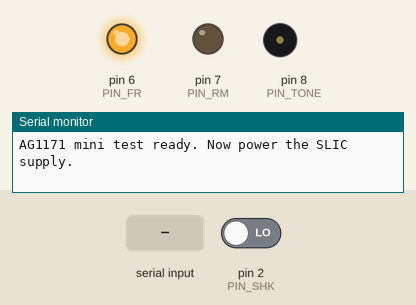
A sketch run on a simulated Arduino Uno, built with avr-gcc and run on an emulated ATmega328P. Parts: output pins drawn as LEDs (lit = HIGH), buzzer (waves = sounding), the last lines printed to the serial monitor. The inputs (shaded band) are chosen by the test bench; at power-on: pin 2 (PIN_SHK) LOW.

Above: at 1.2 s.
1.3 s: pin 2 (PIN_SHK) driven HIGH
At 1.8 s:
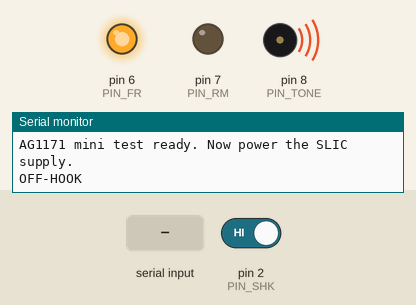
6.0 s: byte 98 ('b') received over Serial
At 8.3 s:
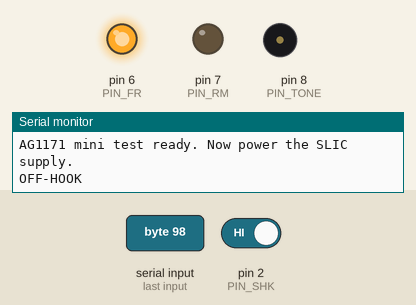
Timing chart, 0 to 9.8 s (numbered marks = the images above; inputs shaded):
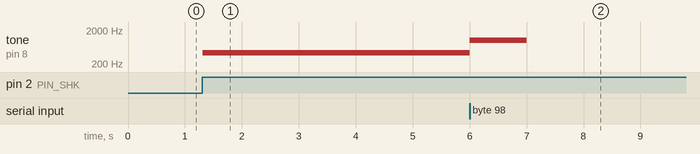

The sketch:

ag1171_minitest.ino
```cpp
// AG1171 minimal bench test for Arduino UNO (5 V logic, no level shifting needed).
//
// What it does:
//   lift handset  -> 425 Hz tone in the earpiece (Nordic dial tone frequency)
//   dial a digit  -> tone stops, Serial shows pulse count and break times, N beeps come back
//   hang up       -> tone stops
//
// Serial 9600 baud. Commands:
//   b  1 kHz beep for 1 s (only audible while the handset is lifted)
//   m  mic level (needs the optional mic wiring on A0)
//   r  ring once (disabled until RING_ENABLED is true)
//
// PD (AG1171 pin 14) is NOT connected. Never drive it high.
// F/R idles HIGH, RM idles LOW, per the datasheet.

const uint8_t PIN_SHK  = 2;   // from AG1171 pin 5 (SHK)
const uint8_t PIN_FR   = 6;   // to AG1171 pin 3 (F/R), with 10k pull-up to 5 V
const uint8_t PIN_RM   = 7;   // to AG1171 pin 4 (RM), with 10k pull-down to GND
const uint8_t PIN_TONE = 8;   // to 10k / 1k divider, then 10 nF, then AG1171 pin 9 (VIN)
const uint8_t PIN_MIC  = A0;  // optional: AG1171 pin 10 via 100 nF, biased with 2 x 100k

// Set true ONLY after the Figure 4 protection circuit is built.
const bool RING_ENABLED = false;

const unsigned long DEBOUNCE_MS  = 10;    // datasheet: SHK needs 10 ms persistence
const unsigned long HANGUP_MS    = 300;   // a break longer than this is a hang-up
const unsigned long DIGIT_GAP_MS = 300;   // this long after the last pulse = digit finished
const unsigned int  DIAL_TONE_HZ = 425;

bool rawLast = false;
bool shk = false;                 // debounced SHK, true = off-hook loop current
unsigned long rawChangedAt = 0;
bool offHook = false;
unsigned long breakStart = 0;
unsigned long lastPulseAt = 0;
unsigned long lastRingEnd = 0;
uint8_t pulses = 0;
unsigned int breaks[12];

void setup() {
  digitalWrite(PIN_FR, HIGH); pinMode(PIN_FR, OUTPUT);   // F/R idles high (forward)
  digitalWrite(PIN_RM, LOW);  pinMode(PIN_RM, OUTPUT);   // RM low except during ringing
  pinMode(PIN_SHK, INPUT);
  Serial.begin(9600);
  Serial.println(F("AG1171 mini test ready. Now power the SLIC supply."));
}

void onShkEdge(unsigned long now) {
  if (shk) {                                   // went high
    if (!offHook) {
      offHook = true;
      pulses = 0;
      Serial.println(F("OFF-HOOK"));
      tone(PIN_TONE, DIAL_TONE_HZ);
    } else {                                   // end of a break = one pulse
      unsigned long b = now - breakStart;
      if (b < HANGUP_MS) {
        if (pulses < 12) breaks[pulses] = b;
        pulses++;
        lastPulseAt = now;
      }
    }
  } else {                                     // went low
    breakStart = now;
    if (offHook) noTone(PIN_TONE);             // dial tone stops at the first break
  }
}

void reportDigit() {
  Serial.print(F("pulses="));
  Serial.print(pulses);
  Serial.print(F("  standard digit="));
  Serial.print(pulses == 10 ? 0 : pulses);
  Serial.print(F("  sweden_legacy digit="));
  Serial.print((int)pulses - 1);
  Serial.print(F("  breaks(ms):"));
  for (uint8_t i = 0; i < pulses && i < 12; i++) {
    Serial.print(' ');
    Serial.print(breaks[i]);
  }
  Serial.println();
  uint8_t n = pulses;
  pulses = 0;
  delay(300);
  for (uint8_t i = 0; i < n; i++) {            // N pulses -> N beeps
    tone(PIN_TONE, 1000, 120);
    delay(260);
  }
}

void micLevel() {
  int lo = 1023, hi = 0;
  unsigned long t0 = millis();
  while (millis() - t0 < 200) {
    int v = analogRead(PIN_MIC);
    if (v < lo) lo = v;
    if (v > hi) hi = v;
  }
  Serial.print(F("mic peak-to-peak counts: "));
  Serial.println(hi - lo);
}

// Ring sequence from the datasheet (section 3.3): RM high, toggle F/R at 25 Hz,
// on ring-trip hold F/R high, then drop RM more than 10 ms later.
bool ringOnce(unsigned long onMs) {
  bool trip = false;
  bool fr = true;
  unsigned long t0 = millis();
  unsigned long lastToggle = t0;
  unsigned long highSince = 0;
  digitalWrite(PIN_RM, HIGH);
  while (millis() - t0 < onMs) {
    unsigned long n = millis();
    if (n - lastToggle >= 20) {                // 20 ms half period = 25 Hz
      fr = !fr;
      digitalWrite(PIN_FR, fr);
      lastToggle += 20;
    }
    if (digitalRead(PIN_SHK)) {
      if (highSince == 0) highSince = n;
      else if (n - highSince >= 10) { trip = true; break; }   // 10 ms persistence
    } else {
      highSince = 0;
    }
  }
  digitalWrite(PIN_FR, HIGH);                  // F/R permanently high
  delay(20);                                   // RM low only more than 10 ms later
  digitalWrite(PIN_RM, LOW);
  return trip;
}

void ringCommand(unsigned long now) {
  if (!RING_ENABLED) { Serial.println(F("ring is disabled in the sketch (RING_ENABLED = false)")); return; }
  if (offHook)       { Serial.println(F("phone is off-hook, not ringing")); return; }
  if (lastRingEnd != 0 && now - lastRingEnd < 4000) { Serial.println(F("wait, RM duty limit")); return; }
  bool answered = ringOnce(1000);              // 1 s on, then at least 4 s off: 20 percent duty
  lastRingEnd = millis();
  Serial.println(answered ? F("ring-trip: picked up") : F("no answer"));
}

void loop() {
  unsigned long now = millis();

  // debounce SHK, 10 ms persistence
  bool raw = digitalRead(PIN_SHK);
  if (raw != rawLast) { rawLast = raw; rawChangedAt = now; }
  if (raw != shk && now - rawChangedAt >= DEBOUNCE_MS) {
    shk = raw;
    onShkEdge(now);
  }

  // hang-up: loop open for longer than a dial pulse can be
  if (offHook && !shk && now - breakStart > HANGUP_MS) {
    offHook = false;
    pulses = 0;
    noTone(PIN_TONE);
    Serial.println(F("ON-HOOK"));
  }

  // digit finished: quiet for a while after the last pulse
  if (offHook && shk && pulses > 0 && now - lastPulseAt > DIGIT_GAP_MS) {
    reportDigit();
  }

  while (Serial.available()) {
    char c = Serial.read();
    if (c == 'b') tone(PIN_TONE, 1000, 1000);
    else if (c == 'm') micLevel();
    else if (c == 'r') ringCommand(now);
  }
}
```

Measured:
- after the input at 1.3 s, tone on pin 8 (PIN_TONE): silent → 425 Hz at once
- after the input at 6.0 s, tone on pin 8 (PIN_TONE): 425 Hz → 1000 Hz at once, → silent 1.0 s later
